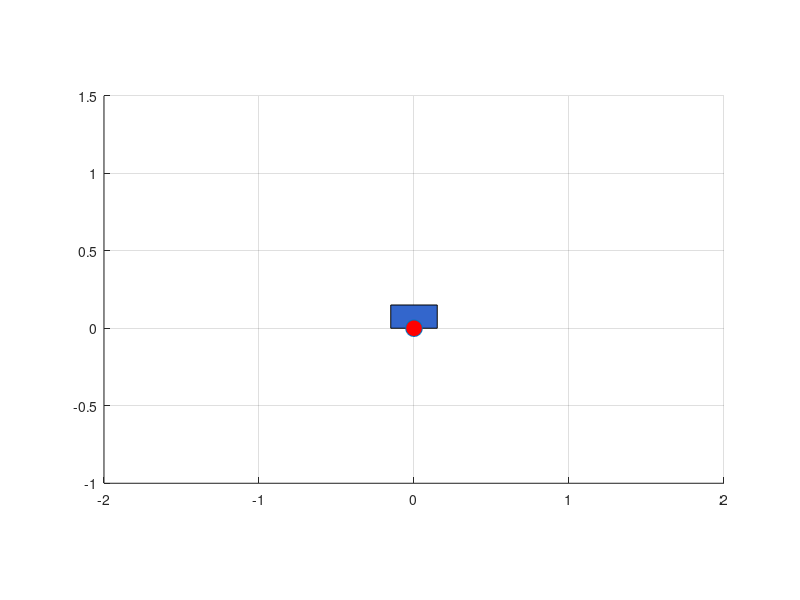

Here is the MATLAB script that generated this plot: (Note: this script raises an error after producing the figure.)
figure; 
axis equal;
axis([-2 2 -1 1.5])
hold on 
grid on

%create objects before loop, then repeatedly update position
%create cart object
cartwidth = 0.3; 
cartheight = 0.15;
carthandle = rectangle('Position', [0-cartwidth/2, 0, cartwidth,... 
  cartheight],'FaceColor', [0.2 0.4 0.8]);

%create rod object
rodhandle = line([0 0], [0 0,], 'LineWidth',2, 'Color', 'k');
bobhandle = plot(0, 0, "o", 'MarkerSize', 12, 'MarkerFaceColor', 'r');   

%idx = find(abs(y(:,1)) > 50, 1);   % find first point where x exceeds a plottable range
%y_trimmed = y(1:idx, :);
%t_trimmed = t(1:idx);

%create animation loop
for k = 1:3:length(t)  %(start:steps: time)
    xcart = y_ideal(k,1); %xcart and theta at time k
    theta = y_ideal(k,3);
    
    %y_ideal uses y from original code
    %y uses y from simulink (saturated)


    %update cart position
    set(carthandle, 'Position', [xcart-cartwidth/2, 0, ...
        cartwidth, cartheight]); %animation - set() takes an existing 
                                 %handle and changes its position
    %set pendulum positions                      
    pivotx = xcart;
    pivoty = cartheight;                    
    tipx = pivotx + L*sin(theta);
    tipy = pivoty + L*cos(theta);
    
    fprintf('k=%d, xcart=%.3f, theta=%.3f, tipx=%.3f\n', ...
        k, xcart, theta, tipx)

    %update pendulum position
    set(rodhandle, 'XData', [pivotx tipx], 'YData', [pivoty tipy]);
    set(bobhandle, 'XData', tipx, 'YData', tipy);

    drawnow
    pause(0.1)
end
